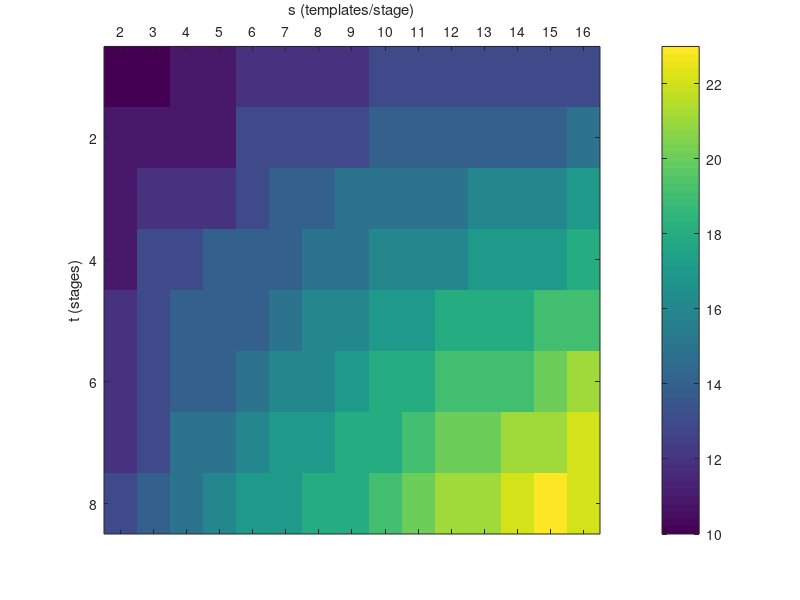
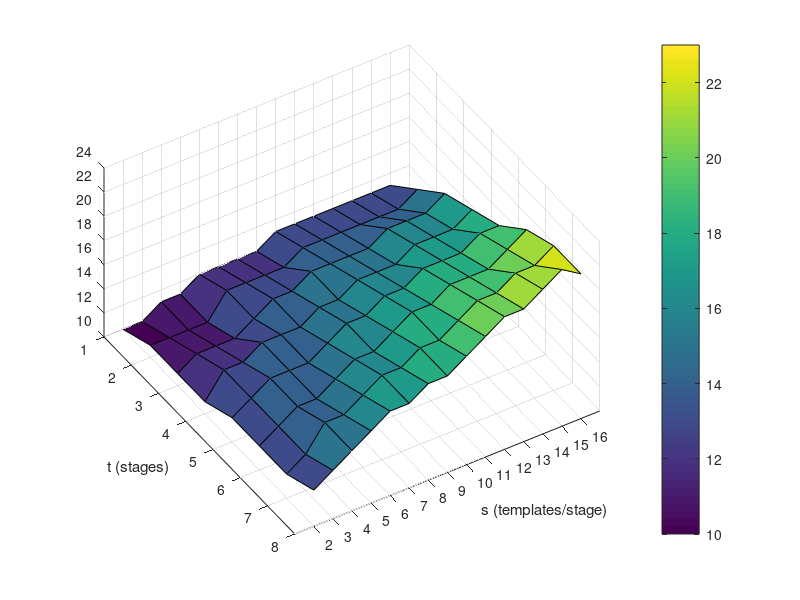

MATLAB code for these plots, in order: (Note: this script raises an error after producing the figures.)
clear;
clc;
close all;

h1=figure;
SNR=[10  10  11  11  12  12  12  12  13  13  13  13  13  13  13;...  
  11  11  11  11  13  13  13  13  14  14  14  14  14  14  15;...
  11  12  12  12  13  14  14  15  15  15  15  16  16  16  17;...  
  11  13  13  14  14  14  15  15  16  16  16  17  17  17  18;...  
  12  13  14  14  14  15  16  16  17  17  18  18  18  19  19;...  
  12  13  14  14  15  16  16  17  18  18  19  19  19  20  21;...  
  12  13  15  15  16  17  17  18  18  19  20  20  21  21  22;...  
  13  14  15  16  17  17  18  18  19  20  21  21  22  23  22;]  
imagesc(SNR)
set(gca, 'XTick', [1:15])
set(gca, 'XTickLabel', [2:16])
set(gca, 'XAxisLocation', 'top')
xlabel('s (templates/stage)')
ylabel('t (stages)')
colorbar
%UTIL_FILE_save2pdf('out1.pdf', h1, 150);

h2=figure;
surf(fliplr(SNR))
set(gca, 'XTick', [1:15])
set(gca, 'XTickLabel', [16:-1:2])
set(gca, 'XAxisLocation', 'top')
xlabel('s (templates/stage)')
ylabel('t (stages)')
view(148,54)
colorbar
UTIL_FILE_save2pdf('out2.pdf', h2, 150);